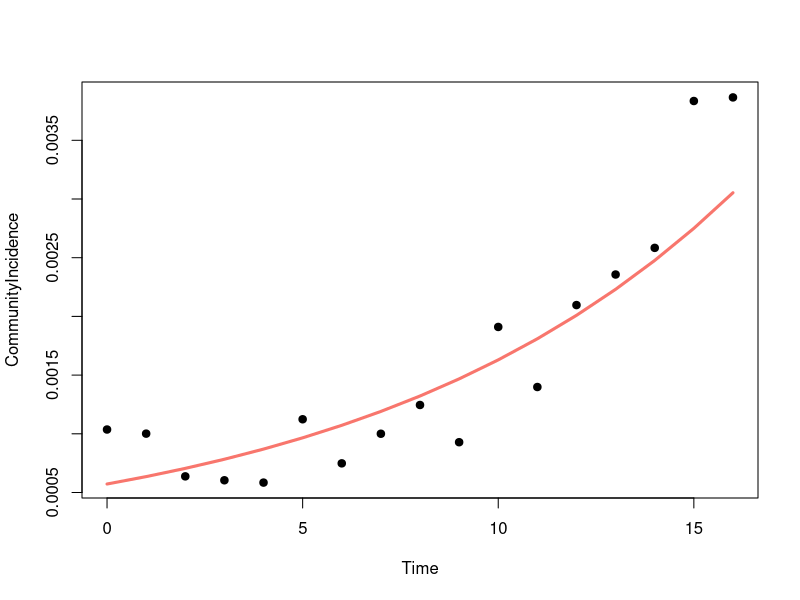
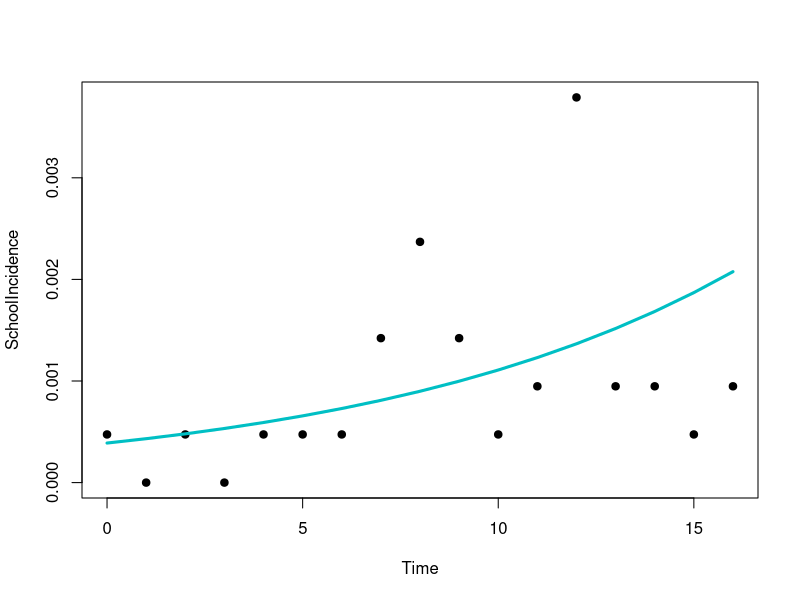
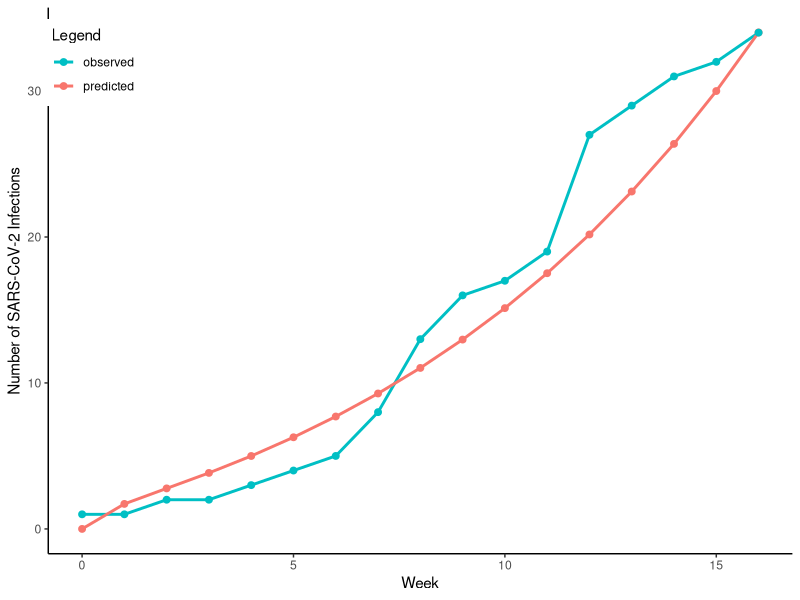
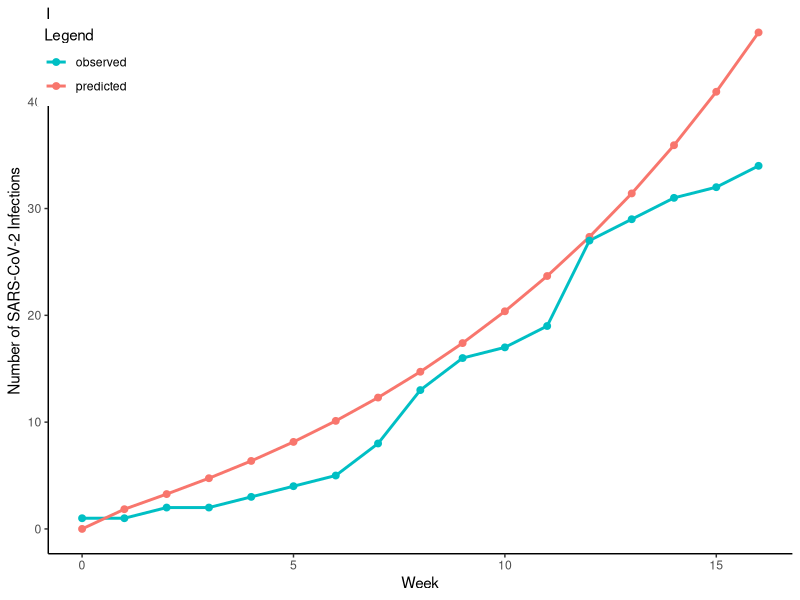
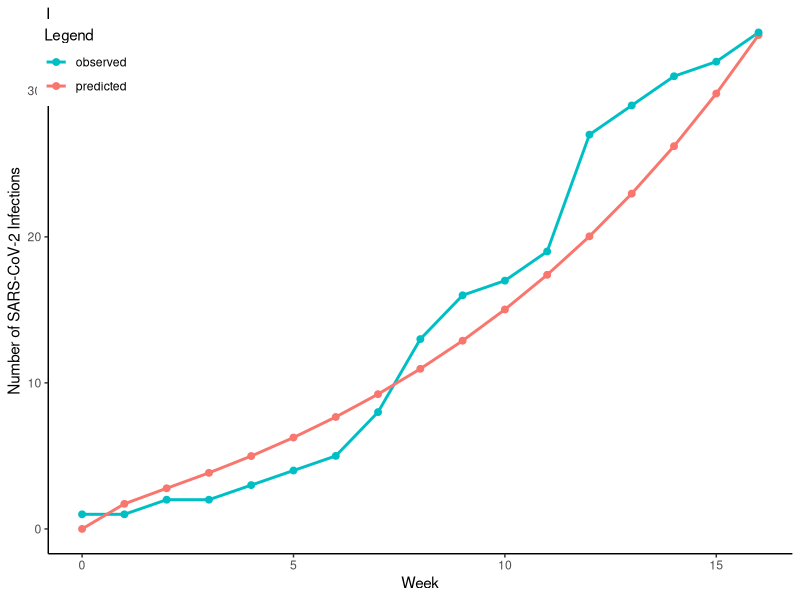
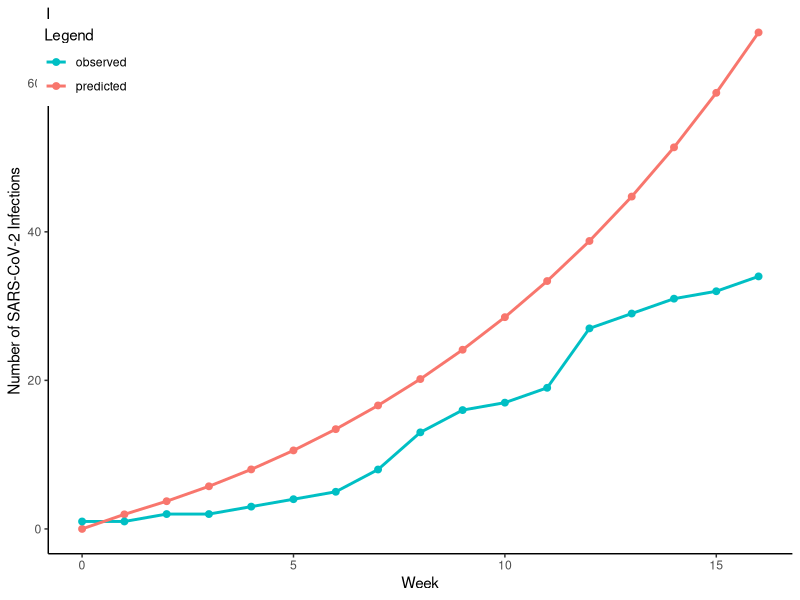
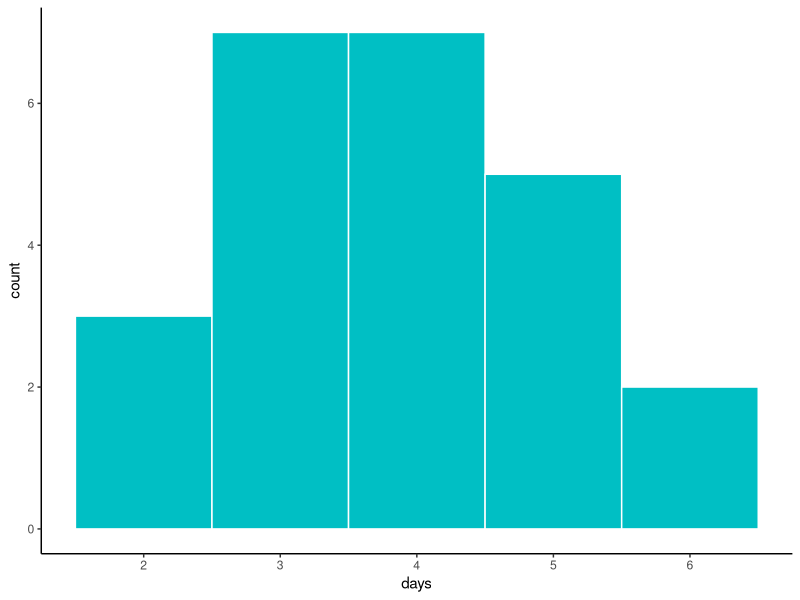
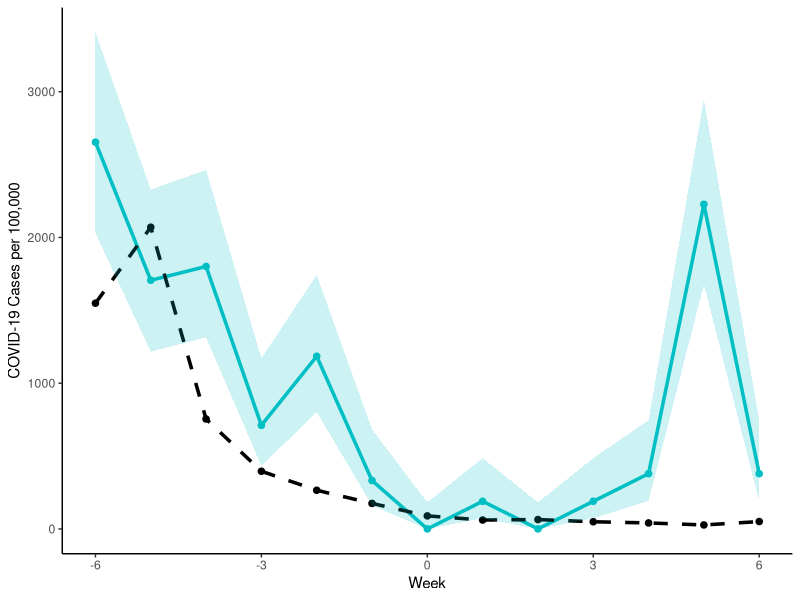

Recreate these plots in R, in order.
# Math 19a Final Project
# Harvard College
# Completed December 09, 2024
# Pavan V. Thakkar

#### LOAD PACKAGES ####
library(dplyr)
library(tidyr)
library(tidyverse)
library(magrittr)
library(ggplot2)
library(broom)
library(epitools)

#### EXPONENTIAL MODEL FOR COMMUNITY INCIDENCE ####
Fit <- structure(list(Time = c(seq(0,16,1)), 
                    CommunityIncidence = c(0.001036604,
                                           0.001001481,
                                           0.000637633,
                                           0.000604311,
                                           0.000584497,
                                           0.001123964,
                                           0.000748409,
                                           0.00100058,
                                           0.001245546,
                                           0.000928531,
                                           0.001910198,
                                           0.001398651,
                                           0.002096625,
                                           0.002356902,
                                           0.002583856,
                                           0.003834806,
                                           0.003865427),
                       SchoolIncidence = c(0.000473934,
                                           0,
                                           0.000473934,
                                           0,
                                           0.000473934,
                                           0.000473934,
                                           0.000473934,
                                           0.001421801,
                                           0.002369668,
                                           0.001421801,
                                           0.000473934,
                                           0.000947867,
                                           0.003791469,
                                           0.000947867,
                                           0.000947867,
                                           0.000473934,
                                           0.000947867)), 
                .Names = c("Time", "CommunityIncidence","SchoolIncidence"), class = "data.frame")

attach(Fit)
names(Fit)

exponential.model <- lm(log(CommunityIncidence)~ Time)
summary(exponential.model)

timevalues <- seq(0,16,1)

Counts.exponential1 <- exp(predict(exponential.model,list(Time=timevalues)))
Counts.exponential2 <- 0.68*Counts.exponential1

plot(Time, CommunityIncidence,pch=19)
lines(timevalues, Counts.exponential1,lwd=3, col = "#F8766D", xlab = "Week", ylab = "Community Incidence")

plot(Time, SchoolIncidence,pch=19)
lines(timevalues, Counts.exponential2,lwd=3, col = "#00BFC4", xlab = "Week", ylab = "School Incidence")

#### GRAPHING BASELINE MODEL VS OBSERVED ####

Baseline <- data.frame(time = c(seq(0,16,1)),
                predicted = c(0,
                              1.7130066008870763,
                              2.775883369811892,
                              3.836953455302492,
                              4.995626534467406,
                              6.277877169266246,
                              7.700001547690655,
                              9.277904790173721,
                              11.028759887362543,
                              12.971480793502517,
                              15.126987415286676,
                              17.518438935326134,
                              20.171473385627746,
                              23.114466210579184,
                              26.37881248466417,
                              29.99923628712784,
                              34.01412544929426),
                observed = c(1,1,2,2,3,4,5,8,13,
                             16,17,19,27,29,31,
                             32,34))

Baseline <- gather(Baseline,key="predobs",value="infections",2:3)

head(Baseline)

ggplot(data=Baseline,aes(x=time,y=infections, color = predobs))+
  geom_line(size=1)+
  geom_point(size=2)+
  theme_classic()+
  scale_color_manual(values = c("#00BFC4","#F8766D"))+
  xlab("Week")+
  ylab("Number of SARS-CoV-2 Infections")+
  labs(color="Legend")+
  theme(legend.position=c(0.06,0.9))



#### NO MASKING ####

NoMask <- data.frame(time = c(seq(0,16,1)),
                predicted = c(0,
                              1.8456714500446870,
                              3.2619077628186504,
                              4.7465314821116250,
                              6.3651700634809590,
                              8.1470441282375730,
                              10.116776726703483,
                              12.298565423638674,
                              14.717620375301435,
                              17.401010345943625,
                              20.378261217731186,
                              23.681836527477053,
                              27.347571439392365,
                              31.415095944159766,
                              35.928273429999320,
                              40.935662797480210,
                              46.491023268790280),
                observed = c(1,1,2,2,3,4,5,8,13,
                             16,17,19,27,29,31,
                             32,34))

NoMask <- gather(NoMask,key="predobs",value="infections",2:3)

ggplot(data=NoMask,aes(x=time,y=infections, color = predobs))+
  geom_line(size=1)+
  geom_point(size=2)+
  theme_classic()+
  scale_color_manual(values = c("#00BFC4","#F8766D"))+
  xlab("Week")+
  ylab("Number of SARS-CoV-2 Infections")+
  labs(color="Legend")+
  theme(legend.position=c(0.05,0.9))



#### NO VENTILATION ####

NoVent <- data.frame(time = c(seq(0,16,1)),
                     predicted = c(0,
                                   1.7169834164712747,
                                   2.7831807401528550,
                                   3.8398691892068957,
                                   4.9888157132518800,
                                   6.2584767524694880,
                                   7.6663626933187370,
                                   9.2288884014346520,
                                   10.963465794727892,
                                   12.889177143119785,
                                   15.027126288749253,
                                   17.400713880894262,
                                   20.035908017552547,
                                   22.961531373869040,
                                   26.209575730678374,
                                   29.815552274738800,
                                   33.818876050213426),
                     observed = c(1,1,2,2,3,4,5,8,13,
                                  16,17,19,27,29,31,
                                  32,34))
NoVent <- gather(NoVent,key="predobs",value="infections",2:3)

ggplot(data=NoVent,aes(x=time,y=infections, color = predobs))+
  geom_line(size=1)+
  geom_point(size=2)+
  theme_classic()+
  scale_color_manual(values = c("#00BFC4","#F8766D"))+
  xlab("Week")+
  ylab("Number of SARS-CoV-2 Infections")+
  labs(color="Legend")+
  theme(legend.position=c(0.05,0.9))



#### NO MASKING, NO VENTILATION ####

NoMaskNoVent <- data.frame(time = c(seq(0,16,1)),
                     predicted = c(0,
                                   1.9582047934636067,
                                   3.7302998978076323,
                                   5.7373377354963555,
                                   8.0114354784573760,
                                   10.569168830495663,
                                   13.431358278886254,
                                   16.623720035554268,
                                   20.176683700547496,
                                   24.125329511971180,
                                   28.509461315782744,
                                   33.373792709845965,
                                   38.768223745581720,
                                   44.748194120965444,
                                   51.375103041725190,
                                   58.716796209141236,
                                   66.84809590518435),
                     observed = c(1,1,2,2,3,4,5,8,13,
                                  16,17,19,27,29,31,
                                  32,34))

NoMaskNoVent <- gather(NoMaskNoVent,key="predobs",value="infections",2:3)

ggplot(data=NoMaskNoVent,aes(x=time,y=infections, color = predobs))+
  geom_line(size=1)+
  geom_point(size=2)+
  theme_classic()+
  scale_color_manual(values = c("#00BFC4","#F8766D"))+
  xlab("Week")+
  ylab("Number of SARS-CoV-2 Infections")+
  labs(color="Legend")+
  theme(legend.position=c(0.05,0.9))



#### MEAN INCUBATION PERIOD ####

# create data frame
IncPer <- data.frame(days = c(2,2,2,
                              3,3,3,3,3,3,3,
                              4,4,4,4,4,4,4,
                              5,5,5,5,5,
                              6,6))
head(IncPer)

# calculate mean incubation period
mean(IncPer$days)

# plot histogram
ggplot(data=IncPer,aes(x=days))+
  geom_histogram(binwidth=1,color="white",fill="#00BFC4")+
  theme_classic()



#### INTERRUPTED TIME SERIES FOR MASKING ####

# create data frame
itsData <- data.frame(week=c(-6,-5,-4,-3,-2,-1,0,1,2,3,4,5,6),
                          School_Incidence=c(2654.028436,
                                             1706.161137,
                                             1800.947867,
                                             710.9004739,
                                             1184.834123,
                                             331.7535545,
                                             0,
                                             189.5734597,
                                             0,
                                             189.5734597,
                                             379.1469194,
                                             2227.488152,
                                             379.1469194),
                       Community_Incidence=c(1548.872614,
                                             2070.417055,
                                             754.1725357,
                                             395.7289374,
                                             265.2302505,
                                             174.9889225,
                                             89.34071595,
                                             60.97143619,
                                             64.12357838,
                                             49.08335705,
                                             40.97784855,
                                             27.10842288,
                                             50.43427513),
                                        y3=c(2030,
                                             1216,
                                             1315,
                                             431,
                                             803,
                                             160,
                                             0,
                                             73,
                                             0,
                                             73,
                                             192,
                                             1679,
                                             192),
                                        y4=c(3407,
                                             2329,
                                             2463,
                                             1170,
                                             1743,
                                             683,
                                             181.7,
                                             486,
                                             181.7,
                                             486,
                                             746,
                                             2949,
                                             746))

# create ITS plot
ggplot(itsData, aes(week)) +  
  geom_line(aes(y = School_Incidence), color = "#00BFC4",size=1.2) +
  geom_line(aes(y = Community_Incidence), color = "black",linetype="dashed",size=1.2)+
  geom_point(aes(y = School_Incidence), color = "#00BFC4",size=1.9) +
  geom_point(aes(y = Community_Incidence), color = "black",size=1.9)+
  geom_ribbon(aes(ymin=y3,ymax=y4),fill="#00BFC4",alpha=0.2)+
  xlab("Week") + ylab("COVID-19 Cases per 100,000")+
  theme_classic()

IRR<-matrix(c(10,71,2100,2039),nrow = 2, ncol = 2)
rateratio.wald(IRR)



#### COMMUNITY INCIDENCE AND MASKING POLICY ANALYSIS AND ADDITIONAL SUPPLEMENTAL ANALYSES ####

# Bar Graph #

BarGraphData <- data.frame(CommunityIncidence = c("0002","0010","0050","0100","0500","1000","2000"),
                  NoMaskMandate = c(2,4,12,23,96,166,258),
                  MaskMandate = c(0,0,1,2,9,16,27))

BarGraphData <- gather(BarGraphData,key="MaskPolicy",value="SecondaryInfections",2:3)

ggplot(data = BarGraphData)+
  geom_bar(aes(x=CommunityIncidence,y=SecondaryInfections,fill=MaskPolicy,color=MaskPolicy),stat = "identity",
           position = position_dodge())+
  xlab("Community Incidence per 100,000 Persons") + ylab("Number of Secondary SARS-CoV-2 Infections")+
  theme_classic()
  
# Linear Regressions #

LinRegCommIncNoMask <- data.frame(CommunityIncidence = c(2,10,50,100,500,1000,2000),
                                  SecondaryInfections = c(2,4,12,23,96,166,258))

LinModCommIncNoMask <- lm(SecondaryInfections~CommunityIncidence, data=LinRegCommIncNoMask)
summary(LinModCommIncNoMask)

ggplot(data=LinRegCommIncNoMask, aes(x=CommunityIncidence, y=SecondaryInfections)) +
  geom_point() +
  stat_smooth(method="lm",se=FALSE,color="#F8766D")+
  labs(x = "Community Incidence per 100,000 Persons",
       y = "Predicted Secondary Infections")+
  theme_classic()

  ##
  
LinRegCommIncMask <- data.frame(CommunityIncidence = c(2,10,50,100,500,1000,2000),
                                    SecondaryInfections = c(0,0,1,2,9,16,27))
  
LinModCommIncMask <- lm(SecondaryInfections~CommunityIncidence, data=LinRegCommIncMask)
summary(LinModCommIncMask)
  
ggplot(data=LinRegCommIncMask, aes(x=CommunityIncidence, y=SecondaryInfections)) +
  geom_point() +
  stat_smooth(method="lm",se=FALSE,color="#00BFC4")+
labs(x = "Community Incidence per 100,000 Persons",
     y = "Secondary Infections")



dfx <- data.frame(time = c(seq(0,16,1)),
                  "0002 per 100,000" = c(0,
                          1.7038292858595614,
                          2.5427870021442898,
                          3.060709016293248,
                          3.399967449488923,
                          3.633451966199988,
                          3.8038667196582963,
                          3.93664630236676,
                          4.0469671978217345,
                          4.143886912233917,
                          4.232811081995397,
                          4.316965876983234,
                          4.398276687462223,
                          4.47789257173169,
                          4.556499219230511,
                          4.634505742506043,
                          4.7121561324876),
                  "0010 per 100,000" = c(0,
                           1.7396361734390384,
                           2.7109830881928567,
                           3.431236186595899,
                           4.01534807306014,
                           4.519090098526016,
                           4.974907200632111,
                           5.402112474756104,
                           5.812231563139481,
                           6.212144234979199,
                           6.605957570244411,
                           6.996123428737934,
                           7.384105793856603,
                           7.770778871473538,
                           8.15666483767808,
                           8.54207579094622,
                           8.927198498129854),
                  "0050 per 100,000" = c(0,
                          1.9186434476714596,
                          3.5516325592713294,
                          5.282514928951149,
                          7.088700857180296,
                          8.940032393719477,
                          10.817454064490956,
                          12.709583203133704,
                          14.609687897743017,
                          16.513814249851013,
                          18.419663160451066,
                          20.325918192804604,
                          22.231845345996177,
                          24.137053735781635,
                          26.041353344722296,
                          27.944670397683176,
                          29.846997089944477),
                  "0100 per 100,000" = c(0,
                           2.1423389260464867,
                           4.601669179866739,
                           7.593436828927517,
                           10.922088734295937,
                           14.449275507030254,
                           18.09110293257924,
                           21.797630949763203,
                           25.53931835487772,
                           29.29881304090451,
                           33.06602656376781,
                           36.835187859165316,
                           40.60308211608753,
                           44.36800016730837,
                           48.129112652405716,
                           51.88609825277112,
                           55.63892357377637),
                  "0500 per 100,000" = c(0,
                           3.9293599196599405,
                           12.971059850668693,
                           25.954586878253654,
                           41.260615624862865,
                           57.85638982079235,
                           75.12383260666952,
                           92.70043741541248,
                           110.37810044948878,
                           128.04108442683315,
                           145.62828787809391,
                           163.11047652384457,
                           180.47664544172596,
                           197.7259279108439,
                           214.86283905295724,
                           231.89452430012236,
                           248.82918993284892),
                  "1000 per 100,000" = c(0,
                            6.156795063119442,
                            23.356050916938162,
                            48.59445784783335,
                            78.37916680678657,
                            110.49775068219384,
                            143.63915411094618,
                            177.0541529300839,
                            210.33442826059786,
                            243.27412545564906,
                            275.784581766713,
                            307.8426917274833,
                            339.4602440824636,
                            370.6661276973994,
                            401.4962560065432,
                            431.9880781188065,
                            462.177744472054),
                  "2000 per 100,000" = c(0,
                            10.590631602593731,
                            43.87355351749269,
                            92.8616149788242,
                            150.04181782322544,
                            210.6991093458011,
                            272.12584150261443,
                            332.8828913086961,
                            392.2938255310437,
                            450.1181015464757,
                            506.34874020773304,
                            561.0924776352321,
                            614.5021711272839,
                            666.7407990068114,
                            717.9638038935475,
                            768.3115887213571,
                            817.9073449980591))

dfx <- gather(dfx,key="CommunityIncidence",value="TotalInfections",2:8)

dfx


ggplot(data=dfx,aes(x=time,y=TotalInfections, color = CommunityIncidence))+
  geom_line(size=1)+
  geom_point(size=2)+
  theme_classic()+
  xlab("Week")+
  ylab("Number of SARS-CoV-2 Infections")+
  labs(color="Legend")

###

InfectByVaxMaskData <- data.frame(VaccinationCoverage = c(0,25,50,75,100),
                                  NoMaskMandate = c(52,44,36,30,24),
                                  MaskMandate = c(33,30,27,23,20))

LmTotalByVaxNoMask <- lm(NoMaskMandate~VaccinationCoverage, data=InfectByVaxMaskData)
summary(LmTotalByVaxNoMask)

LmTotalByVaxMask <- lm(MaskMandate~VaccinationCoverage, data=InfectByVaxMaskData)
summary(LmTotalByVaxMask)

InfectByVaxMaskData <- gather(InfectByVaxMaskData,key="MaskPolicy",value="TotalInfections",2:3)

ggplot(data=InfectByVaxMaskData,aes(x=VaccinationCoverage,y=TotalInfections,color=MaskPolicy))+
  geom_point(size=2)+
  geom_smooth(method=lm,se=FALSE)+
  theme_classic()+
  xlab("Vaccination Coverage (%)")+
  ylab("Total Number of SARS-CoV-2 Infections")+
  ylim(0,60)


SecondaryByVaxMaskData <- data.frame(VaccinationCoverage = c(0,25,50,75,100),
                                  NoMaskMandate = c(20,15,10,8,5),
                                  MaskMandate = c(2,1,1,1,1))


LmSecondaryByVaxNoMask <- lm(NoMaskMandate~VaccinationCoverage, data=SecondaryByVaxMaskData)
summary(LmSecondaryByVaxNoMask)

LmSecondaryByVaxMask <- lm(MaskMandate~VaccinationCoverage, data=SecondaryByVaxMaskData)
summary(LmSecondaryByVaxMask)
